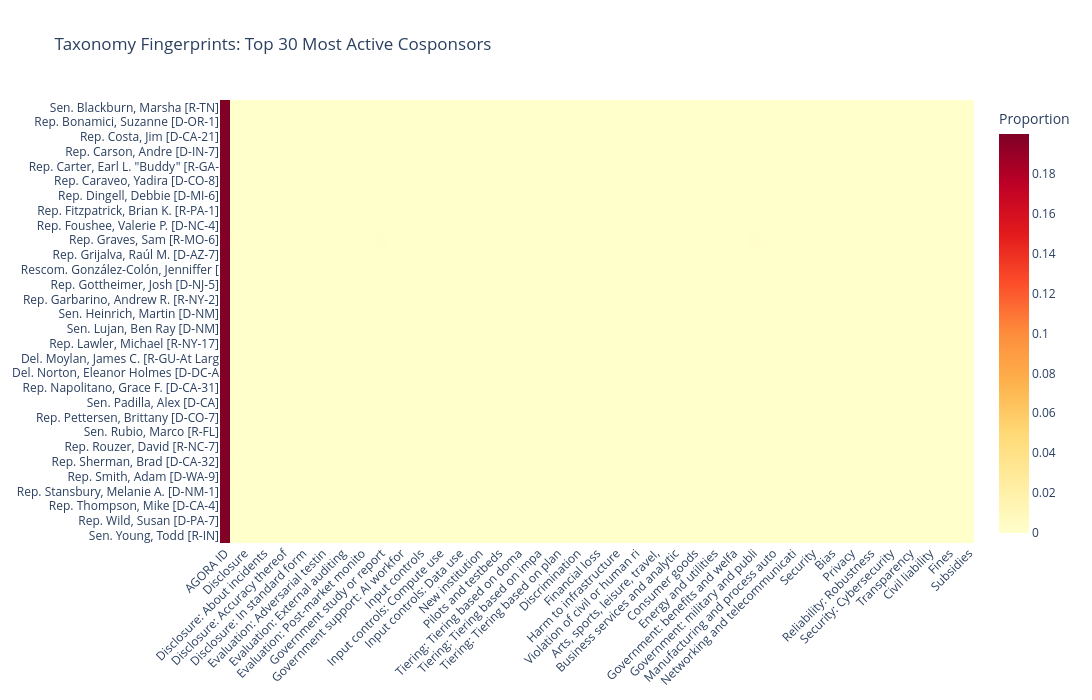

The notebook cell this image was saved under:
### Code cell
# Build taxonomy profiles for each sponsor across all groups
profiles = {}
for group in ["Strategies", "Harms", "Applications", "Risk Factors", "Incentives"]:
    prof = au.sponsor_taxonomy_profile(docs_df, cosp_df, group)
    prof.columns = [f"{group}: {c}" for c in prof.columns]
    print(prof.columns)
    profiles[group] = prof



print(profiles["Strategies"])
# Combine into a single fingerprint matrix

fingerprint = pd.concat(profiles.values(), axis=1).fillna(0)
print(f"Fingerprint matrix: {fingerprint.shape[0]} sponsors × {fingerprint.shape[1]} taxonomy tags")

# Normalize per-sponsor (row-normalize to proportions)
fingerprint_norm = fingerprint.div(fingerprint.sum(axis=1), axis=0).fillna(0)

# Top 30 most active sponsors for heatmap readability
top30 = sponsor_degrees.head(30)["bioguide"].values
fp_top30 = fingerprint_norm.loc[fingerprint_norm.index.isin(top30)]

# Add names for display
name_map = dict(zip(cosp_df["Cosponsor_BioguideId"], cosp_df["Cosponsor_FullName"]))
fp_top30.index = [name_map.get(b, b)[:35] for b in fp_top30.index]

# Heatmap
fig_fp = px.imshow(
    fp_top30.values,
    x=[c.split(": ", 1)[-1][:30] for c in fp_top30.columns],
    y=fp_top30.index.tolist(),
    color_continuous_scale="YlOrRd",
    labels={"color": "Proportion"},
    title="Taxonomy Fingerprints: Top 30 Most Active Cosponsors",
    aspect="auto",
)
fig_fp.update_layout(template="plotly_white", height=700, width=1100,
                      xaxis_tickangle=-45, xaxis_side="bottom")
fig_fp.show()

### Figure 1 — Plotly figure (JSON) as saved in the notebook; plotly's stock layout.template omitted (floating-point values rounded to 4 significant figures; data arrays with more than 128 entries replaced by an {"elided": "..."} marker saying what was removed)
{"data": [{"coloraxis": "coloraxis", "hovertemplate": "x: %{x}<br>y: %{y}<br>Proportion: %{z}<extra></extra>", "name": "0", "type": "heatmap", "x": ["AGORA ID", "Convening", "Disclosure", "Disclosure: About evaluation", "Disclosure: About incidents", "Disclosure: About inputs", "Disclosure: Accuracy thereof", "Disclosure: In deployment", "Disclosure: In standard form", "Evaluation", "Evaluation: Adversarial testin", "Evaluation: Conformity assessm", "Evaluation: External auditing", "Evaluation: Impact assessment", "Evaluation: Post-market monito", "Governance development", "Government study or report", "Government support", "Government support: AI workfor", "Government support: For R&D", "Input controls", "Input controls: Compute circul", "Input controls: Compute use", "Input controls: Data circulati", "Input controls: Data use", "Licensing, registration, and c", "New institution", "Performance requirements", "Pilots and testbeds", "Tiering", "Tiering: Tiering based on doma", "Tiering: Tiering based on gene", "Tiering: Tiering based on impa", "Tiering: Tiering based on inpu", "Tiering: Tiering based on plan", "AGORA ID", "Detrimental content", "Discrimination", "Ecological harm", "Financial loss", "Harm to health/safety", "Harm to infrastructure", "Harm to property", "Violation of civil or human ri", "AGORA ID", "Agriculture and resource extra", "Arts, sports, leisure, travel,", "Broadcasting and media product", "Business services and analytic", "Construction and field service", "Consumer goods", "Education", "Energy and utilities", "Finance and investment", "Government: benefits and welfa", "Government: judicial and law e", "Government: military and publi", "Government: other applications", "Manufacturing and process auto", "Medicine, life sciences and pu", "Networking and telecommunicati", "Sales, retail, and customer re", "Security", "Transportation", "AGORA ID", "Bias", "Interpretability and explainab", "Privacy", "Reliability", "Reliability: Robustness", "Safety", "Security", "Security: Cybersecurity", "Security: Dissemination", "Transparency", "AGORA ID", "Access to business opportuniti", "Civil liability", "Criminal liability", "Fines", "Imprisonment", "Subsidies"], "xaxis": "x", "y": ["Sen. Blackburn, Marsha [R-TN]", "Rep. Bonamici, Suzanne [D-OR-1]", "Rep. Costa, Jim [D-CA-21]", "Rep. Carson, Andre [D-IN-7]", "Rep. Carter, Earl L. \"Buddy\" [R-GA-", "Rep. Caraveo, Yadira [D-CO-8]", "Rep. Dingell, Debbie [D-MI-6]", "Rep. Fitzpatrick, Brian K. [R-PA-1]", "Rep. Foushee, Valerie P. [D-NC-4]", "Rep. Graves, Sam [R-MO-6]", "Rep. Grijalva, Raúl M. [D-AZ-7]", "Rescom. González-Colón, Jenniffer [", "Rep. Gottheimer, Josh [D-NJ-5]", "Rep. Garbarino, Andrew R. [R-NY-2]", "Sen. Heinrich, Martin [D-NM]", "Sen. Lujan, Ben Ray [D-NM]", "Rep. Lawler, Michael [R-NY-17]", "Del. Moylan, James C. [R-GU-At Larg", "Del. Norton, Eleanor Holmes [D-DC-A", "Rep. Napolitano, Grace F. [D-CA-31]", "Sen. Padilla, Alex [D-CA]", "Rep. Pettersen, Brittany [D-CO-7]", "Sen. Rubio, Marco [R-FL]", "Rep. Rouzer, David [R-NC-7]", "Rep. Sherman, Brad [D-CA-32]", "Rep. Smith, Adam [D-WA-9]", "Rep. Stansbury, Melanie A. [D-NM-1]", "Rep. Thompson, Mike [D-CA-4]", "Rep. Wild, Susan [D-PA-7]", "Sen. Young, Todd [R-IN]"], "yaxis": "y", "z": {"elided": "30x82 float values"}}], "layout": {"coloraxis": {"colorbar": {"title": {"text": "Proportion"}}, "colorscale": [[0, "rgb(255,255,204)"], [0.125, "rgb(255,237,160)"], [0.25, "rgb(254,217,118)"], [0.375, "rgb(254,178,76)"], [0.5, "rgb(253,141,60)"], [0.625, "rgb(252,78,42)"], [0.75, "rgb(227,26,28)"], [0.875, "rgb(189,0,38)"], [1, "rgb(128,0,38)"]]}, "height": 700, "title": {"text": "Taxonomy Fingerprints: Top 30 Most Active Cosponsors"}, "width": 1100, "xaxis": {"anchor": "y", "domain": [0, 1], "side": "bottom", "tickangle": -45}, "yaxis": {"anchor": "x", "autorange": "reversed", "domain": [0, 1]}}}
